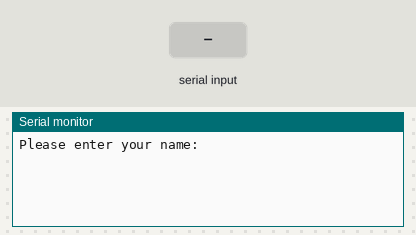
The sketch below on a simulated Arduino Uno, built with avr-gcc and run on an emulated ATmega328P. On the bench: the last lines printed to the serial monitor. Inputs (shaded band) come from the test bench.

Above: at 1.2 s.
1.3 s: "90,45\n" received over Serial
At 3.1 s:
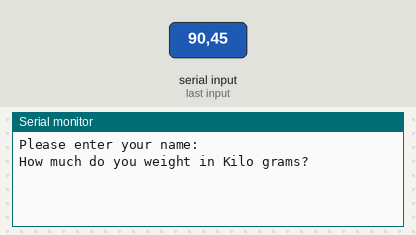
3.8 s: "30,150\n" received over Serial
At 5.9 s:
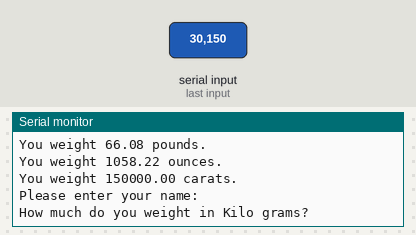

Measured:
- after the input at 1.3 s, the serial monitor: prints a new line after 1.0 s (image 1)
- after the input at 3.8 s, the serial monitor: prints a new line at once (image 2)

The sketch:

weight_converter.ino
```cpp
String  person_name;
float weight;

void setup() {
  Serial.begin(9600);
}

void loop() {
  float w_pounds, w_ounces, w_grams, w_carats;

  Serial.println("Please enter your name: ");
  while(0 == Serial.available()) {}
  person_name = Serial.readString();

  Serial.println("How much do you weight in Kilo grams? ");
  while(0 == Serial.available()) {}
  weight = Serial.parseFloat();

  w_grams = weight * 1000;
  w_ounces = weight * 35.274;
  w_pounds = weight * 2.202643172;
  w_carats = weight * 5000;

  Serial.println("");
  Serial.print("Hello ");
  Serial.println(person_name);

  print_weight(weight, "Kilo grams");
  print_weight(w_grams, "grams");
  print_weight(w_pounds, "pounds");
  print_weight(w_ounces, "ounces");
  print_weight(w_carats, "carats");

  Serial.println("");
}

void print_weight(float weight, String unit) {
  Serial.print("You weight ");
  Serial.print(weight);
  Serial.print(" ");
  Serial.print(unit);
  Serial.println(".");
}
```
